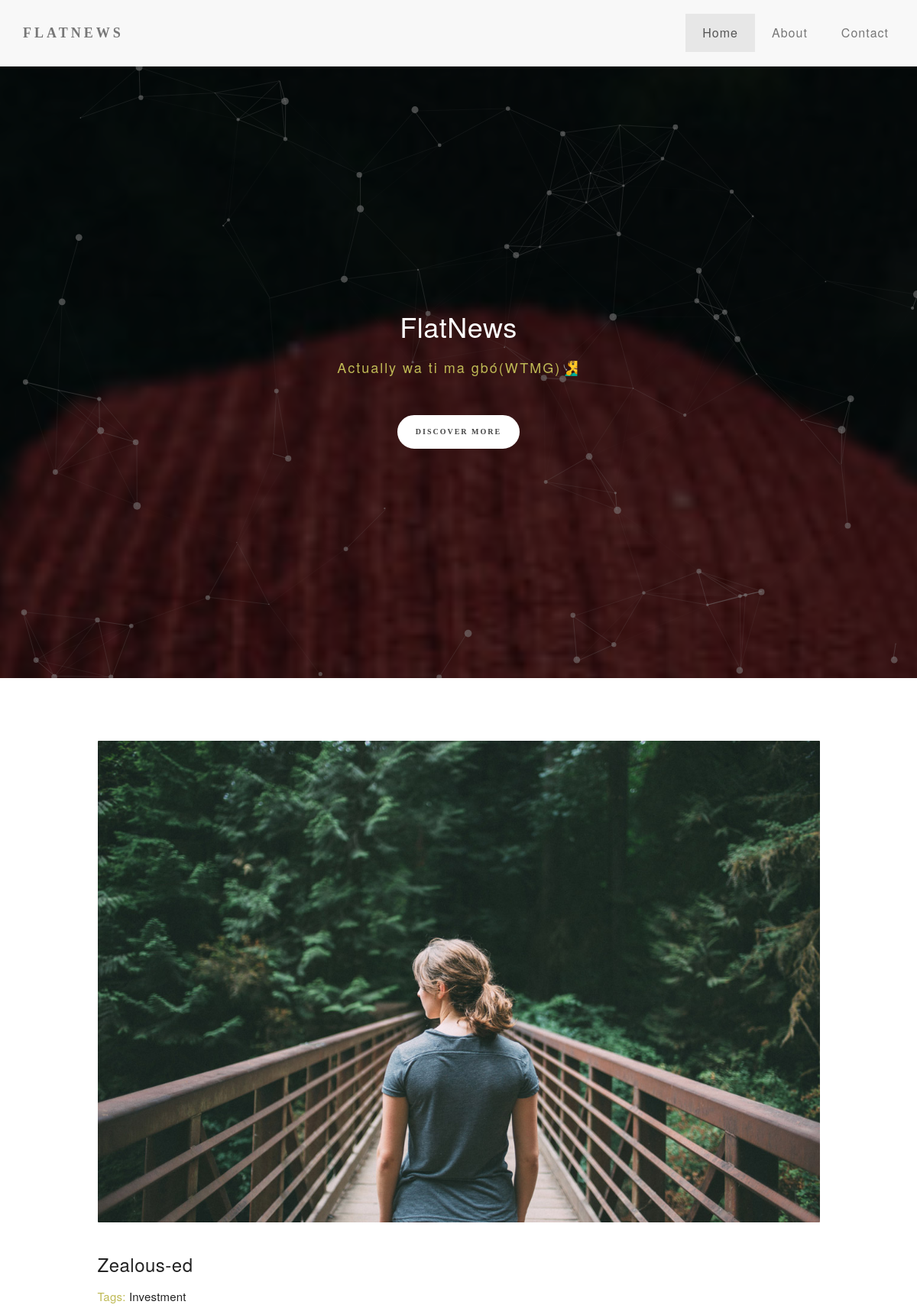
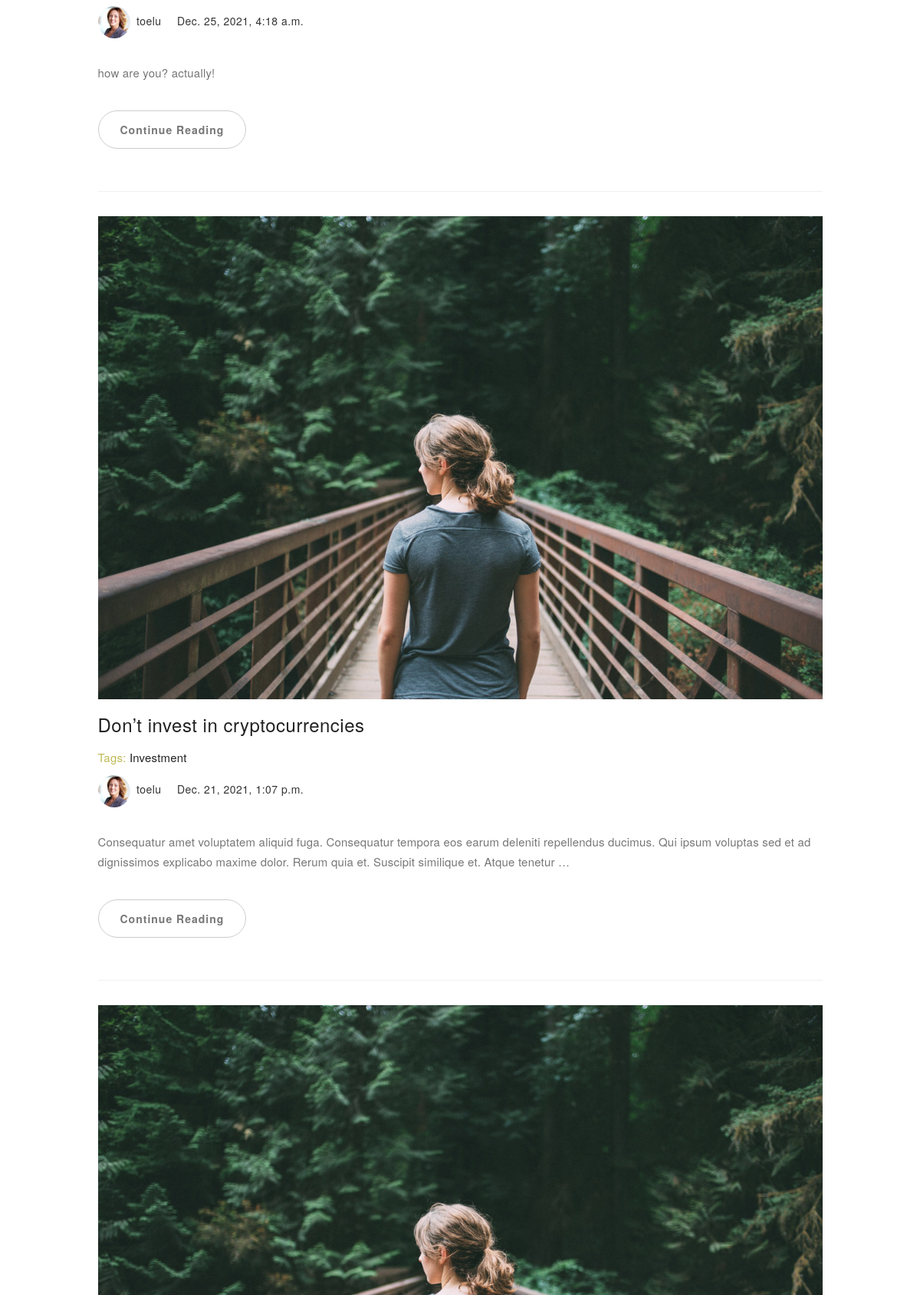
Screenshot of /blog/ (upper part) with the database file from the repository (2 pictures, top to bottom).
### blog/models.py (models this page shows, shortened)
class Post(models.Model):
    tags = TaggableManager()
    status_choices = (('draft', 'draft'), ('published', 'published'),)
    title = models.CharField(max_length=255)
    content = models.TextField()
    slug = models.SlugField(max_length=225, unique_for_date='published_date')
    author = models.ForeignKey(User, on_delete=models.CASCADE, default='unknown')
    published_date = models.DateTimeField(default=timezone.now)
    created = models.DateTimeField(auto_now_add=True)
    updated = models.DateTimeField(auto_now=True)
    status = models.CharField(max_length=10, choices=status_choices, default='draft')
    objects = models.Manager()
    published = PublishedManager()
    def get_absolute_url(self):
        return reverse('blog:post_detail', args=[self.published_date.year, self.published_date.month, self.published_date.day, self.slug])
    class Meta:
        ordering = ('-published_date',)

### blog/views.py (the view)
# urls.py: path('', views.post_list, name='post_list'),
def post_list(request, tag_slug=None):
    object_list = Post.published.all()
    tag = None
    from taggit.models import Tag
    if tag_slug:
        tag = get_object_or_404(Tag, slug=tag_slug)
        object_list = object_list.filter(tags__in=[tag])
    from django.core.paginator import Paginator, EmptyPage, PageNotAnInteger
    paginator = Paginator(object_list, 5)
    page = request.GET.get('page')
    try:
        posts = paginator.page(page)
    except PageNotAnInteger:
        posts = paginator.page(1)
    except EmptyPage:
        posts = paginator.page(paginator.num_pages)
    context = {'posts':posts, 'page':page, 'tag': tag }
    return render(request, 'blog/post/post_list.html', context)

### blog/models.py (called while the page is built)
    def get_queryset(self):
        return super(PublishedManager, self).get_queryset().filter(status='published')

### blog/templates/blog/post/post_list.html (shortened to what this page needs)
{% extends "blog/main.html" %}
{% load static %}
{% block main_header %} FlatNews{% endblock main_header %}
{% block subheader %}Actually wa ti ma gbó(WTMG)🧏‍♂️{% endblock %}
{% block home_page_button %} Discover More {% endblock %}
{% block content %}
<section id="blog">
     <div class="container">
          <div class="row">
               <div class="col-md-offset-1 col-md-10 col-sm-12">
                    <div class="blog-post-thumb">
                         <div class="blog-post-image">
                              {% for post in posts %}
                              <a href="{{ post.get_absolute_url }}">
                                   <img src="{% static 'images/blog-image1.jpg' %}" class="img-responsive" alt="Blog Image">
                              </a>
                         </div>
                         <div class="blog-post-title">
                              <h3><a href="{{ post.get_absolute_url }}">{{ post.title.capitalize }}</a></h3>
                              <p class="tags" style="color: #bfba55">Tags:
                                   {% for tag in post.tags.all %}
                                   <a href="{% url 'blog:post_list_by_tag' tag.slug %}">{{ tag.name }} </a>
                                   {% endfor %}
                              </p>
                         </div>
                         <div class="blog-post-format">
                              <span><a href="#"><img src="{% static 'images/author-image1.jpg' %}" class="img-responsive img-circle"> {{ post.author }}</a></span>
                              <span> {{ post.published_date }}</span>
                         </div>
                         <div class="blog-post-des">
                              <p>{{ post.content|truncatewords:30|linebreaks }}</p>
                              <a href="{{ post.get_absolute_url }}" class="btn btn-default">Continue Reading</a>
                              <div class="space"></div>
                              {% endfor %}
                         </div>
                    </div>
               </div>
          </div>
     </div>
</section>
{% endblock %}

### blog/templates/blog/main.html (shortened to what this page needs)
{% load static %}
<!DOCTYPE html>
<html lang="en">
<head>
    <link href="{% static 'css/blog.css' %}" rel="stylesheet">
    <link href="{% static 'css/bootstrap.min.css' %}" rel="stylesheet">
    <link href="{% static 'css/magnific-popup.css' %}" rel="stylesheet">
    <link href="{% static 'css/font-awesome.min.css' %}" rel="stylesheet">
</head>
<body>
{% block navbar %}
<div class="navbar navbar-default navbar-static-top" role="navigation">
    <div class="container">
         <div class="navbar-header">
              <a href="{% url 'blogs:post_list' %}" class="navbar-brand">FlatNews</a>
         </div>
         <div class="collapse navbar-collapse">
              <ul class="nav navbar-nav navbar-right">
                   <li class="active"><a href="{% url 'blogs:post_list' %}">Home</a></li>
                   <li><a href="#">About</a></li>
                   <li><a href="#">Contact</a></li>
              </ul>
         </div>
 </div>
</div>
{% endblock %}
{% block home %}
<section id="home" class="main-home parallax-section">
    <div id="particles-js"></div>
    <div class="container">
         <div class="row">
              <div class="col-md-12 col-sm-12">
                   <h1>{% block main_header %}{% endblock %}</h1>
                   <h4>{% block subheader %}{% endblock %}</h4>
                   <a href="{{ post.get_absolute_url }}" class="smoothScroll btn btn-default">{% block home_page_button %}{% endblock home_page_button %}</a>
              </div>
         </div>
    </div>
</section>
{% endblock %}
    <div id="content">
        {% block content %}
        {% endblock content %}
    </div>
</body>
</html>
</body>
</html>

### blog/static/css/blog.css (style rules this page uses)
body { background: #ffffff; font-family: 'Lora', serif; font-style: normal; font-weight: 300; overflow-x: hidden; }
h1,h2,h3,h4,h5,h6 { font-family: 'Merriweather', serif; font-style: normal; font-weight: bold; letter-spacing: 0.5px; }
h1 { font-size: 62px; padding-bottom: 14px; margin-bottom: 0px; }
h2,h3 { padding-bottom: 6px; }
h3 { font-size: 26px; }
h4 { color: #666; font-size: 12px; font-weight: normal; letter-spacing: 2px; }
p { color: #777; font-size: 15px; font-weight: 300; line-height: 26px; letter-spacing: 0.2px; }
html { -webkit-font-smoothing: antialiased; }
a { color: #4d638c; -webkit-transition: 0.5s; -o-transition: 0.5s; transition: 0.5s; text-decoration: none !important; }
* { -webkit-box-sizing: border-box; -moz-box-sizing: border-box; box-sizing: border-box; }
*:before, *:after { -webkit-box-sizing: border-box; -moz-box-sizing: border-box; box-sizing: border-box; }
#about, #gallery, #contact, #blog, #blog-single-post { padding-top: 60px; padding-bottom: 80px; }
.parallax-section { background-attachment: fixed !important; background-size: cover !important; overflow: hidden; }
.navbar-default { background: #ffffff; margin: 0 !important; padding: 18px 0; }
.navbar-default .navbar-brand { color: #555; font-family: 'Merriweather', serif; font-weight: bold; text-transform: uppercase; letter-spacing: 4px; margin: 0; }
.navbar-default .navbar-nav li a { color: #777; font-size: 16px; letter-spacing: 1px; -webkit-transition: all 0.4s ease-in-out; transition: all 0.4s ease-in-out; padding-right: 22px; padding-left: 22px; }
.navbar-default .navbar-nav li a:hover, .navbar-default .navbar-nav .active > a { color: #bfba55; }
.navbar-default .navbar-nav > .active > a, .navbar-default .navbar-nav > .active > a:hover, .navbar-default .navbar-nav > .active > a:focus { color: #bfba55; background-color: transparent; }
#home { background-size: cover; background-position: center center; color: #ffffff; display: -webkit-box; display: -webkit-flex; display: -ms-flexbox; display: flex; -webkit-box-align: center; -webkit-align-items: center; -ms-flex-align: center; align-items: center; position: relative; text-align: center; }
.main-home { background: url('../images/home-bg.jpg') no-repeat; height: 100vh; }
#particles-js { position: absolute; width: 100%; height: 100vh; top: 0; left: 0; }
#home h4 { color: #bfba55; }
#home .btn { background: #ffffff; border: 2px solid #ffffff; border-radius: 100px; color: #444; font-family: 'Merriweather', serif; font-size: 10px; font-weight: bold; letter-spacing: 2px; text-transform: uppercase; padding: 13px 22px; margin-top: 42px; transition: all 0.4s ease-in-out; }
.space { border-bottom: 1px solid #f0f0f0; padding-top: 32px; padding-bottom: 23px; margin-bottom: 32px; }
.blog-post-image, .blog-post-video { padding-top: 22px; padding-bottom: 22px; width: 100%; }
#about img, .blog-post-image img { border-radius: 1px; }
.blog-post-title a { color: #222; }
.blog-post-format { padding-bottom: 22px; }
.blog-post-format span { letter-spacing: 0.5px; padding-right: 12px; }
.blog-post-format span a { color: #333; }
.blog-post-format span img { display: inline-block; width: 42px; margin-right: 4px; }
.blog-post-des .btn { border-radius: 100px; color: #777; font-weight: bold; letter-spacing: 1px; padding: 14px 28px; margin-top: 26px; transition: all 0.4s ease-in-out; }

### rows the page displays
Post: title "Zealous-ed", author "toelu", published_date "Dec. 25, 2021, 4:18 a.m.", content "how are you? actually!"
Tag: name "Investment"
Post: title "Don’t invest in cryptocurrencies", author "toelu", published_date "Dec. 21, 2021, 1:07 p.m.", content "Consequatur amet voluptatem aliquid fuga. Consequatur tempora eos earum deleniti repellendus ducimus. Qui ipsum voluptas sed et ad dignissimos explicabo maxime dolor. Rerum quia et. Suscipit similique et. Atque tenetur …"
